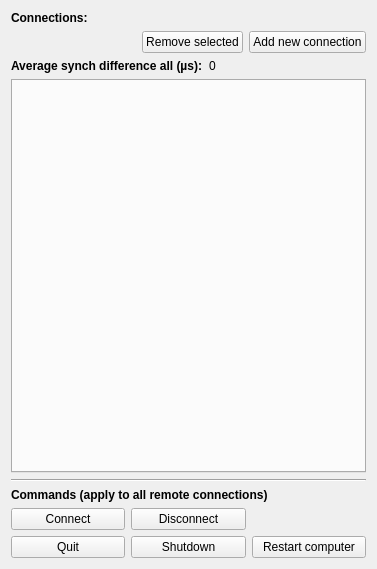
<?xml version="1.0" encoding="UTF-8"?>
<ui version="4.0">
 <class>DcAllNetworksSettingsW</class>
 <widget class="QWidget" name="DcAllNetworksSettingsW">
  <property name="geometry">
   <rect>
    <x>0</x>
    <y>0</y>
    <width>377</width>
    <height>569</height>
   </rect>
  </property>
  <property name="windowTitle">
   <string>Form</string>
  </property>
  <layout class="QVBoxLayout" name="verticalLayout">
   <item>
    <widget class="QLabel" name="laConnections">
     <property name="text">
      <string>&lt;b&gt;Connections:&lt;/b&gt;</string>
     </property>
    </widget>
   </item>
   <item>
    <widget class="QWidget" name="widget" native="true">
     <layout class="QHBoxLayout" name="horizontalLayout">
      <property name="leftMargin">
       <number>0</number>
      </property>
      <property name="topMargin">
       <number>0</number>
      </property>
      <property name="rightMargin">
       <number>0</number>
      </property>
      <property name="bottomMargin">
       <number>0</number>
      </property>
      <item>
       <spacer name="horizontalSpacer">
        <property name="orientation">
         <enum>Qt::Horizontal</enum>
        </property>
        <property name="sizeHint" stdset="0">
         <size>
          <width>40</width>
          <height>20</height>
         </size>
        </property>
       </spacer>
      </item>
      <item>
       <widget class="QPushButton" name="pbRemoveSelected">
        <property name="text">
         <string>Remove selected</string>
        </property>
       </widget>
      </item>
      <item>
       <widget class="QPushButton" name="pbAddNew">
        <property name="text">
         <string>Add new connection</string>
        </property>
       </widget>
      </item>
     </layout>
    </widget>
   </item>
   <item>
    <widget class="QWidget" name="wSynch" native="true">
     <layout class="QHBoxLayout" name="horizontalLayout_2" stretch="1,10">
      <property name="leftMargin">
       <number>0</number>
      </property>
      <property name="topMargin">
       <number>0</number>
      </property>
      <property name="rightMargin">
       <number>0</number>
      </property>
      <property name="bottomMargin">
       <number>0</number>
      </property>
      <item>
       <widget class="QLabel" name="laSynchAll">
        <property name="text">
         <string>&lt;html&gt;&lt;head/&gt;&lt;body&gt;&lt;p&gt;&lt;span style=&quot; font-weight:700;&quot;&gt;Average synch difference all (µs):&lt;/span&gt;&lt;/p&gt;&lt;/body&gt;&lt;/html&gt;</string>
        </property>
       </widget>
      </item>
      <item>
       <widget class="QLabel" name="laSynchAllValue">
        <property name="text">
         <string>0</string>
        </property>
       </widget>
      </item>
     </layout>
    </widget>
   </item>
   <item>
    <widget class="QTabWidget" name="twNetworkSettings"/>
   </item>
   <item>
    <widget class="Line" name="line">
     <property name="orientation">
      <enum>Qt::Horizontal</enum>
     </property>
    </widget>
   </item>
   <item>
    <widget class="QLabel" name="label">
     <property name="text">
      <string>&lt;html&gt;&lt;head/&gt;&lt;body&gt;&lt;p&gt;&lt;span style=&quot; font-weight:700;&quot;&gt;Commands (apply to all remote connections)&lt;/span&gt;&lt;/p&gt;&lt;/body&gt;&lt;/html&gt;</string>
     </property>
    </widget>
   </item>
   <item>
    <widget class="QWidget" name="wRemoteCommands" native="true">
     <layout class="QVBoxLayout" name="verticalLayout_2">
      <property name="leftMargin">
       <number>0</number>
      </property>
      <property name="topMargin">
       <number>0</number>
      </property>
      <property name="rightMargin">
       <number>0</number>
      </property>
      <property name="bottomMargin">
       <number>0</number>
      </property>
      <item>
       <widget class="QWidget" name="widget_2" native="true">
        <layout class="QGridLayout" name="gridLayout">
         <property name="leftMargin">
          <number>0</number>
         </property>
         <property name="topMargin">
          <number>0</number>
         </property>
         <property name="rightMargin">
          <number>0</number>
         </property>
         <property name="bottomMargin">
          <number>0</number>
         </property>
         <item row="2" column="2">
          <widget class="QPushButton" name="pushButton_7">
           <property name="text">
            <string>Restart computer</string>
           </property>
          </widget>
         </item>
         <item row="2" column="1">
          <widget class="QPushButton" name="pushButton_6">
           <property name="text">
            <string>Shutdown</string>
           </property>
          </widget>
         </item>
         <item row="2" column="0">
          <widget class="QPushButton" name="pushButton_5">
           <property name="text">
            <string>Quit</string>
           </property>
          </widget>
         </item>
         <item row="0" column="0">
          <widget class="QPushButton" name="pushButton_3">
           <property name="text">
            <string>Connect</string>
           </property>
          </widget>
         </item>
         <item row="0" column="1">
          <widget class="QPushButton" name="pushButton_4">
           <property name="text">
            <string>Disconnect</string>
           </property>
          </widget>
         </item>
        </layout>
       </widget>
      </item>
     </layout>
    </widget>
   </item>
  </layout>
 </widget>
 <resources/>
 <connections/>
</ui>
